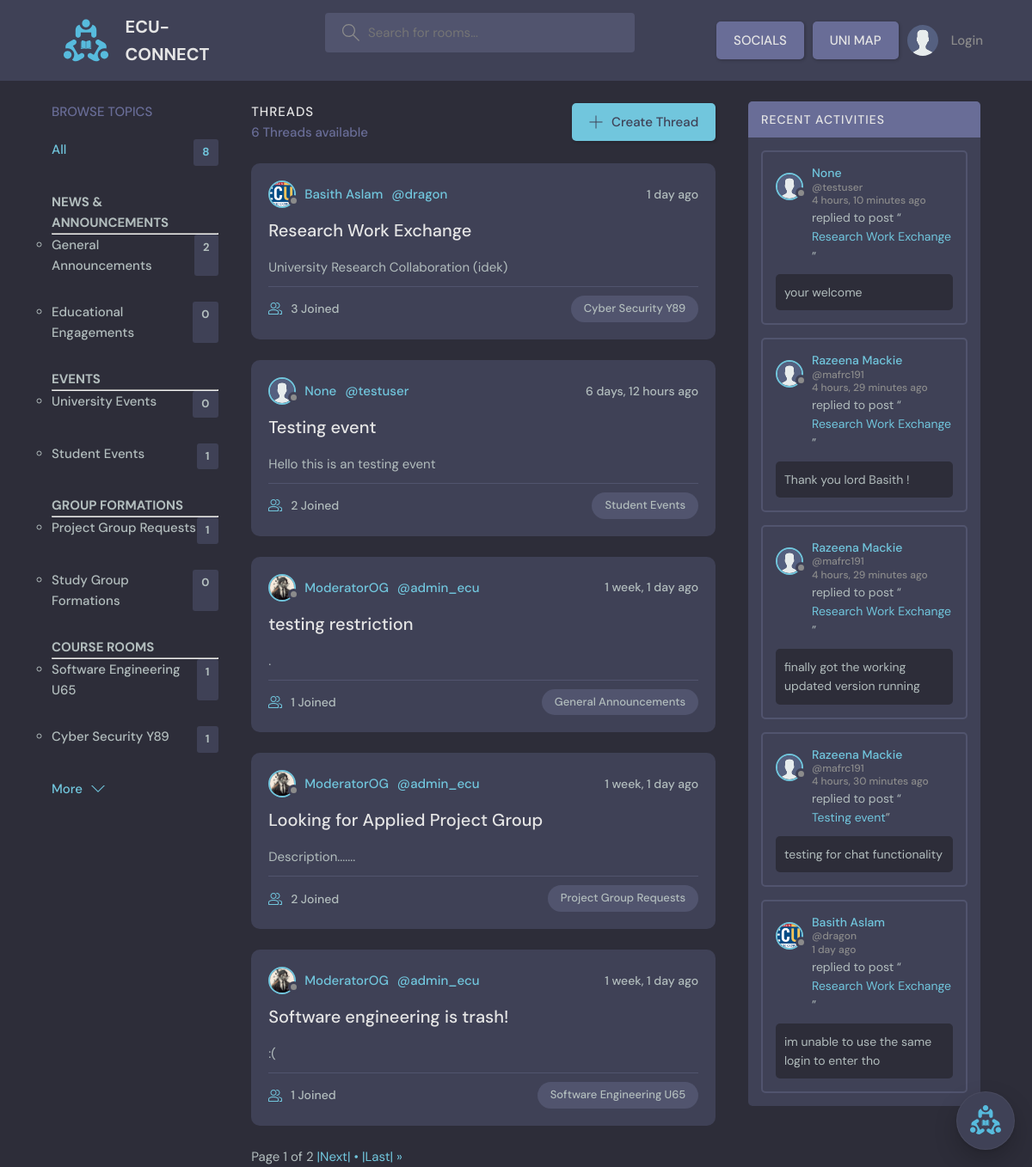
The page / on the database its author committed.
### base/models.py (models this page shows, shortened)
class Topic(models.Model):
    name = models.CharField(max_length=200)

class Thread(models.Model):
    host = models.ForeignKey(User, on_delete = models.SET_NULL, null=True)
    topic = models.ForeignKey(Topic, on_delete = models.SET_NULL, null=True)
    name = models.CharField(max_length=200)
    description = models.TextField(null = True, blank = True)
    participants = models.ManyToManyField(User, related_name='participants', blank=True)
    updated = models.DateTimeField(auto_now= True)
    created = models.DateTimeField(auto_now_add= True)
    class Meta:
       ordering = ['-updated', '-created']
    def __str__(self):
        return self.name

class User(AbstractUser):
    username = models.CharField(max_length=150, unique=True, null=True)
    name = models.CharField(max_length=200, null=True)
    email = models.EmailField(unique=True, null=True)
    bio = models.TextField(null=True)
    avatar = models.ImageField(null=True, default="avatar.svg")
    USERNAME_FIELD = 'email'
    REQUIRED_FIELDS = ['username']
    notifications = models.ManyToManyField(Notification, related_name='notifications', blank=True)

class Comment(models.Model):
    user = models.ForeignKey(User, on_delete=models.CASCADE)
    thread = models.ForeignKey(Thread, on_delete=models.CASCADE)
    body = models.TextField()
    updated = models.DateTimeField(auto_now= True)
    created = models.DateTimeField(auto_now_add= True)
    class Meta:
       ordering = ['-updated', '-created']

### base/views.py (the view)
# urls.py: 2. Add a URL to urlpatterns:  path('', views.home, name='home')
def home(request):
    q = request.GET.get('q') if request.GET.get('q') != None else ''
    threads = Thread.objects.filter(
        Q(topic__name__icontains=q) |
        Q(name__icontains=q) |
        Q(description__icontains=q)
        )#[0:5]
    thread_count = threads.count()
    paginator = Paginator(threads, 5)  # Show 5 threads per page
    page_number = request.GET.get('page')
    try:
        threads = paginator.page(page_number)
    except PageNotAnInteger:
        threads = paginator.page(1)
    except EmptyPage:
        threads = paginator.page(paginator.num_pages)
    topics = Topic.objects.all() #[0:5]
    thread_comments = Comment.objects.filter(Q(thread__topic__name__icontains=q))[0:5]
    context = {'threads': threads, 'topics': topics, 'thread_comments': thread_comments, 'thread_count': thread_count, 'q': q}
    return render(request, 'base/home.html', context )

### base/templates/base/home.html (shortened to what this page needs)
{% extends 'main.html' %}
{% block content %}
    <main class="layout layout--3">
      <div class="container">
        {% include 'base/topics_component.html' %}
        <div class="roomList">
          <div class="roomList__header">
            <div>
              <h2>THREADS</h2>
              <p>{{thread_count}} Threads available</p>
            </div>
            <a class="btn btn--main" href="{% url 'create_thread' %}">
              <svg version="1.1" xmlns="http://www.w3.org/2000/svg" width="32" height="32" viewBox="0 0 32 32">
                <title>add</title>
                <path
                  d="M16.943 0.943h-1.885v14.115h-14.115v1.885h14.115v14.115h1.885v-14.115h14.115v-1.885h-14.115v-14.115z"
                ></path>
              </svg>
              Create Thread
            </a>
          </div>
          {% include 'base/feed_component.html' %}
        </div>
        {% include 'base/activity_component.html' %}
      </div>
    </main>
{% endblock content %}

### base/templates/base/topics_component.html (shortened to what this page needs)
        <div class="topics">
            <div class="topics__header">
              <h2>Browse Topics</h2>
            </div>
            <ul class="topics__list">
                <li>
                    <a href="{% url 'home' %}" class="active">All <span>{{topics.count}}</span></a>
                </li>
              <li>
                <h4>NEWS & ANNOUNCEMENTS</h4>
                <hr>
                <ul>
                  {% for topic in topics %}
                    {% if topic.name == "General Announcements" or topic.name == "Educational Engagements"  %}
                      <li><strong><a href="{% url 'home' %}?q={{topic.name}}">{{topic.name}}<span>{{topic.thread_set.all.count}}</span></a></strong></li>
                    {% endif %}
                  {% endfor %}
                </ul>
              </li>
              <li>
                <h4>EVENTS</h4>
                <hr>
                <ul>
                  {% for topic in topics %}
                  {% if topic.name == "University Events" or topic.name == "Student Events"  %}
                      <li><strong><a href="{% url 'home' %}?q={{topic.name}}">{{topic.name}}<span>{{topic.thread_set.all.count}}</span></a></strong></li>
                    {% endif %}
                  {% endfor %}
                </ul>
              </li>
              <li>
                <h4>GROUP FORMATIONS</h4>
                <hr>
                <ul>
                  {% for topic in topics %}
                  {% if topic.name == "Project Group Requests" or topic.name == "Study Group Formations"  %}
                      <li> <a href="{% url 'home' %}?q={{topic.name}}">{{topic.name}}<span>{{topic.thread_set.all.count}}</span></a></li>
                    {% endif %}
                  {% endfor %}
                </ul>
              </li>
              <li>
                <h4>COURSE ROOMS</h4>
                <hr>
                <ul>
                  {% for topic in topics %}
                  {% if topic.name == "Software Engineering U65" or topic.name == "Cyber Security Y89"  %}
                      <li><strong><a href="{% url 'home' %}?q={{topic.name}}">{{topic.name}}<span>{{topic.thread_set.all.count}}</span></a></strong></li>
                    {% endif %}
                  {% endfor %}
                </ul>
              </li>
            </ul>
            <a class="btn btn--link" href="topics.html">
              More
              <svg version="1.1" xmlns="http://www.w3.org/2000/svg" width="32" height="32" viewBox="0 0 32 32">
                <title>chevron-down</title>
                <path d="M16 21l-13-13h-3l16 16 16-16h-3l-13 13z"></path>
              </svg>
            </a>
          </div>

### base/templates/base/feed_component.html (shortened to what this page needs)
{% for thread in threads %}
<div class="roomListRoom">
    <div class="roomListRoom__header">
        <a href="{% url 'user_profile' thread.host.id %}" class="roomListRoom__author">
        <div class="avatar avatar--small">
            <img src="{{thread.host.avatar.url}}" />
        </div>
        <span>{{thread.host.name}}</span>
        <span>@{{thread.host.username}}</span>
        </a>
        <div class="roomListRoom__actions">
        <span>{{thread.created|timesince}} ago</span>
        </div>
    </div>
    <div class="roomListRoom__content">
        <a href="{% url 'thread' thread.id %}">{{thread.name}}</a>
        <p>
            {{ thread.description }}
        </p>
    </div>
    <div class="roomListRoom__meta">
        <a href="{% url 'thread' thread.id %}" class="roomListRoom__joined">
        {{thread.participants.all.count}} Joined
        </a>
        <p class="roomListRoom__topic">{{thread.topic.name}}</p>
    </div>
</div>
{% endfor %}
<div class="pagination">
    <span class="step-links">
        <span class="current">
            Page {{ threads.number }} of {{ threads.paginator.num_pages }}
        </span>
        {% if threads.has_next %}
            <a href="?page={{ threads.next_page_number }}{% if q %}&q={{ q }}{% endif %}"> |Next| • </a>
            <a href="?page={{ threads.paginator.num_pages }}{% if q %}&q={{ q }}{% endif %}"> |Last| &raquo;</a>
        {% endif %}
    </span>
</div>

### base/templates/base/activity_component.html (shortened to what this page needs)
<div class="activities">
    <div class="activities__header">
      <h2>Recent Activities</h2>
    </div>
    {% for comment in thread_comments %}
    <div class="activities__box">
      <div class="activities__boxHeader roomListRoom__header">
        <a href="{% url 'user_profile' comment.user.id %}" class="roomListRoom__author">
          <div class="avatar avatar--small">
            <img src="{{comment.user.avatar.url}}" />
          </div>
          <p>
            {{comment.user.name}}
            <span>@{{comment.user.username}}</span>
            <span>{{comment.created|timesince}} ago</span>
          </p>
        </a>
      </div>
      <div class="activities__boxContent">
        <p>replied to post “<a href="{% url 'thread' comment.thread.id %}">{{comment.thread}}</a>”</p>
        <div class="activities__boxRoomContent">
            <p>{{comment.body}}</p>
        </div>
      </div>
    </div>
    {% endfor %}
  </div>

### rows shown on the page
Topic: name "General Announcements", thread_set.all.count "2"
Topic: name "Educational Engagements", thread_set.all.count "0"
Topic: name "University Events", thread_set.all.count "0"
Topic: name "Student Events", thread_set.all.count "1"
Topic: name "Project Group Requests", thread_set.all.count "1"
Topic: name "Study Group Formations", thread_set.all.count "0"
Topic: name "Software Engineering U65", thread_set.all.count "1"
Topic: name "Cyber Security Y89", thread_set.all.count "1"
Thread: host.avatar (picture), host.name "Basith Aslam", host.username "dragon", created "1 day", name "Research Work Exchange", description "University Research Collaboration (idek)", participants.all.count "3", topic.name "Cyber Security Y89"
Thread: host.avatar (placeholder picture), host.name "None", host.username "testuser", created "6 days, 12 hours", name "Testing event", description "Hello this is an testing event", participants.all.count "2", topic.name "Student Events"
Thread: host.avatar (picture), host.name "ModeratorOG", host.username "admin_ecu", created "1 week, 1 day", name "testing restriction", description ".", participants.all.count "1", topic.name "General Announcements"
Thread: host.avatar (picture), host.name "ModeratorOG", host.username "admin_ecu", created "1 week, 1 day", name "Looking for Applied Project Group", description "Description.......", participants.all.count "2", topic.name "Project Group Requests"
Thread: host.avatar (picture), host.name "ModeratorOG", host.username "admin_ecu", created "1 week, 1 day", name "Software engineering is trash!", description ":(", participants.all.count "1", topic.name "Software Engineering U65"
Comment: user.avatar (placeholder picture), user.name "None", user.username "testuser", created "4 hours, 10 minutes", thread "Research Work Exchange", body "your welcome"
Comment: user.avatar (placeholder picture), user.name "Razeena Mackie", user.username "mafrc191", created "4 hours, 29 minutes", thread "Research Work Exchange", body "Thank you lord Basith !"
Comment: user.avatar (placeholder picture), user.name "Razeena Mackie", user.username "mafrc191", created "4 hours, 29 minutes", thread "Research Work Exchange", body "finally got the working updated version running"
Comment: user.avatar (placeholder picture), user.name "Razeena Mackie", user.username "mafrc191", created "4 hours, 30 minutes", thread "Testing event", body "testing for chat functionality"
Comment: user.avatar (picture), user.name "Basith Aslam", user.username "dragon", created "1 day", thread "Research Work Exchange", body "im unable to use the same login to enter tho"

### other values the page prints
{{ topics.count }} "8"
{{ thread_count }} "6"
{{ threads.number }} "1"
{{ threads.paginator.num_pages }} "2"
